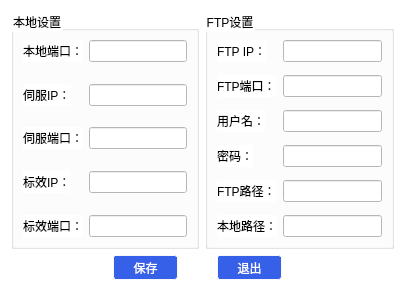
<?xml version="1.0" encoding="UTF-8"?>
<ui version="4.0">
 <class>SystemSettings</class>
 <widget class="QWidget" name="SystemSettings">
  <property name="geometry">
   <rect>
    <x>0</x>
    <y>0</y>
    <width>405</width>
    <height>291</height>
   </rect>
  </property>
  <property name="windowTitle">
   <string>Form</string>
  </property>
  <property name="styleSheet">
   <string notr="true">background-color: rgb(255, 255, 255);</string>
  </property>
  <layout class="QGridLayout" name="gridLayout">
   <item row="0" column="0">
    <widget class="QGroupBox" name="groupBox">
     <property name="title">
      <string>本地设置</string>
     </property>
     <layout class="QFormLayout" name="formLayout">
      <item row="0" column="0">
       <widget class="QLabel" name="label_LocalPort">
        <property name="text">
         <string>本地端口：</string>
        </property>
       </widget>
      </item>
      <item row="0" column="1">
       <widget class="QLineEdit" name="LoadPort"/>
      </item>
      <item row="2" column="0">
       <widget class="QLabel" name="label_ACUIP">
        <property name="text">
         <string>伺服IP：</string>
        </property>
       </widget>
      </item>
      <item row="2" column="1">
       <widget class="QLineEdit" name="ACUIp"/>
      </item>
      <item row="4" column="0">
       <widget class="QLabel" name="label_ACUPort">
        <property name="text">
         <string>伺服端口：</string>
        </property>
       </widget>
      </item>
      <item row="4" column="1">
       <widget class="QLineEdit" name="ACUPort"/>
      </item>
      <item row="6" column="0">
       <widget class="QLabel" name="label_CalIp">
        <property name="text">
         <string>标效IP：</string>
        </property>
       </widget>
      </item>
      <item row="6" column="1">
       <widget class="QLineEdit" name="CalIp"/>
      </item>
      <item row="8" column="0">
       <widget class="QLabel" name="label_CalPort">
        <property name="text">
         <string>标效端口：</string>
        </property>
       </widget>
      </item>
      <item row="8" column="1">
       <widget class="QLineEdit" name="CalPort"/>
      </item>
      <item row="1" column="1">
       <spacer name="verticalSpacer">
        <property name="orientation">
         <enum>Qt::Vertical</enum>
        </property>
        <property name="sizeHint" stdset="0">
         <size>
          <width>20</width>
          <height>40</height>
         </size>
        </property>
       </spacer>
      </item>
      <item row="3" column="1">
       <spacer name="verticalSpacer_2">
        <property name="orientation">
         <enum>Qt::Vertical</enum>
        </property>
        <property name="sizeHint" stdset="0">
         <size>
          <width>20</width>
          <height>40</height>
         </size>
        </property>
       </spacer>
      </item>
      <item row="5" column="1">
       <spacer name="verticalSpacer_3">
        <property name="orientation">
         <enum>Qt::Vertical</enum>
        </property>
        <property name="sizeHint" stdset="0">
         <size>
          <width>20</width>
          <height>40</height>
         </size>
        </property>
       </spacer>
      </item>
      <item row="7" column="1">
       <spacer name="verticalSpacer_4">
        <property name="orientation">
         <enum>Qt::Vertical</enum>
        </property>
        <property name="sizeHint" stdset="0">
         <size>
          <width>20</width>
          <height>40</height>
         </size>
        </property>
       </spacer>
      </item>
     </layout>
    </widget>
   </item>
   <item row="1" column="0" colspan="2">
    <layout class="QHBoxLayout" name="horizontalLayout">
     <item>
      <spacer name="horizontalSpacer_2">
       <property name="orientation">
        <enum>Qt::Horizontal</enum>
       </property>
       <property name="sizeHint" stdset="0">
        <size>
         <width>158</width>
         <height>20</height>
        </size>
       </property>
      </spacer>
     </item>
     <item>
      <widget class="QPushButton" name="ButtonSave">
       <property name="minimumSize">
        <size>
         <width>65</width>
         <height>25</height>
        </size>
       </property>
       <property name="styleSheet">
        <string notr="true">QPushButton{         
color: rgb(255, 255, 255);             
	background-color: rgb(54, 96, 232);
	border: 1px solid rgb(247,247,247);
	border-radius:3px
}
QPushButton:pressed{              
	background-color: rgb(96, 128, 232);
	border: 1px solid rgb(247,247,247);
	border-radius:3px
}
QPushButton:disabled{
	background-color: rgb(189, 189, 189);
}</string>
       </property>
       <property name="text">
        <string>保存</string>
       </property>
      </widget>
     </item>
     <item>
      <spacer name="horizontalSpacer">
       <property name="orientation">
        <enum>Qt::Horizontal</enum>
       </property>
       <property name="sizeHint" stdset="0">
        <size>
         <width>88</width>
         <height>20</height>
        </size>
       </property>
      </spacer>
     </item>
     <item>
      <widget class="QPushButton" name="ButtonCancel">
       <property name="minimumSize">
        <size>
         <width>65</width>
         <height>25</height>
        </size>
       </property>
       <property name="styleSheet">
        <string notr="true">QPushButton{         
color: rgb(255, 255, 255);             
	background-color: rgb(54, 96, 232);
	border: 1px solid rgb(247,247,247);
	border-radius:3px
}
QPushButton:pressed{              
	background-color: rgb(96, 128, 232);
	border: 1px solid rgb(247,247,247);
	border-radius:3px
}
QPushButton:disabled{
	background-color: rgb(189, 189, 189);
}</string>
       </property>
       <property name="text">
        <string>退出</string>
       </property>
      </widget>
     </item>
     <item>
      <spacer name="horizontalSpacer_3">
       <property name="orientation">
        <enum>Qt::Horizontal</enum>
       </property>
       <property name="sizeHint" stdset="0">
        <size>
         <width>168</width>
         <height>20</height>
        </size>
       </property>
      </spacer>
     </item>
    </layout>
   </item>
   <item row="0" column="1">
    <widget class="QGroupBox" name="groupBox_2">
     <property name="title">
      <string>FTP设置</string>
     </property>
     <layout class="QFormLayout" name="formLayout_2">
      <item row="0" column="0">
       <widget class="QLabel" name="label_FtpIp">
        <property name="text">
         <string>FTP IP：</string>
        </property>
       </widget>
      </item>
      <item row="0" column="1">
       <widget class="QLineEdit" name="FtpIp"/>
      </item>
      <item row="2" column="0">
       <widget class="QLabel" name="label_FtpPort">
        <property name="text">
         <string>FTP端口：</string>
        </property>
       </widget>
      </item>
      <item row="2" column="1">
       <widget class="QLineEdit" name="FtpPort"/>
      </item>
      <item row="4" column="0">
       <widget class="QLabel" name="label_User">
        <property name="text">
         <string>用户名：</string>
        </property>
       </widget>
      </item>
      <item row="4" column="1">
       <widget class="QLineEdit" name="UserName"/>
      </item>
      <item row="6" column="0">
       <widget class="QLabel" name="label_Password">
        <property name="layoutDirection">
         <enum>Qt::RightToLeft</enum>
        </property>
        <property name="text">
         <string>密码：</string>
        </property>
       </widget>
      </item>
      <item row="6" column="1">
       <widget class="QLineEdit" name="Password"/>
      </item>
      <item row="8" column="0">
       <widget class="QLabel" name="label_FtpPath">
        <property name="text">
         <string>FTP路径：</string>
        </property>
       </widget>
      </item>
      <item row="8" column="1">
       <widget class="QLineEdit" name="FTPPath"/>
      </item>
      <item row="10" column="0">
       <widget class="QLabel" name="label_LocalPath">
        <property name="text">
         <string>本地路径：</string>
        </property>
       </widget>
      </item>
      <item row="10" column="1">
       <widget class="QLineEdit" name="LocadPath"/>
      </item>
      <item row="1" column="1">
       <spacer name="verticalSpacer_5">
        <property name="orientation">
         <enum>Qt::Vertical</enum>
        </property>
        <property name="sizeHint" stdset="0">
         <size>
          <width>20</width>
          <height>40</height>
         </size>
        </property>
       </spacer>
      </item>
      <item row="3" column="1">
       <spacer name="verticalSpacer_6">
        <property name="orientation">
         <enum>Qt::Vertical</enum>
        </property>
        <property name="sizeHint" stdset="0">
         <size>
          <width>20</width>
          <height>40</height>
         </size>
        </property>
       </spacer>
      </item>
      <item row="5" column="1">
       <spacer name="verticalSpacer_7">
        <property name="orientation">
         <enum>Qt::Vertical</enum>
        </property>
        <property name="sizeHint" stdset="0">
         <size>
          <width>20</width>
          <height>40</height>
         </size>
        </property>
       </spacer>
      </item>
      <item row="7" column="1">
       <spacer name="verticalSpacer_8">
        <property name="orientation">
         <enum>Qt::Vertical</enum>
        </property>
        <property name="sizeHint" stdset="0">
         <size>
          <width>20</width>
          <height>40</height>
         </size>
        </property>
       </spacer>
      </item>
      <item row="9" column="1">
       <spacer name="verticalSpacer_9">
        <property name="orientation">
         <enum>Qt::Vertical</enum>
        </property>
        <property name="sizeHint" stdset="0">
         <size>
          <width>20</width>
          <height>40</height>
         </size>
        </property>
       </spacer>
      </item>
     </layout>
    </widget>
   </item>
   <item row="2" column="0">
    <spacer name="verticalSpacer_10">
     <property name="orientation">
      <enum>Qt::Vertical</enum>
     </property>
     <property name="sizeHint" stdset="0">
      <size>
       <width>20</width>
       <height>40</height>
      </size>
     </property>
    </spacer>
   </item>
  </layout>
 </widget>
 <resources/>
 <connections/>
</ui>
